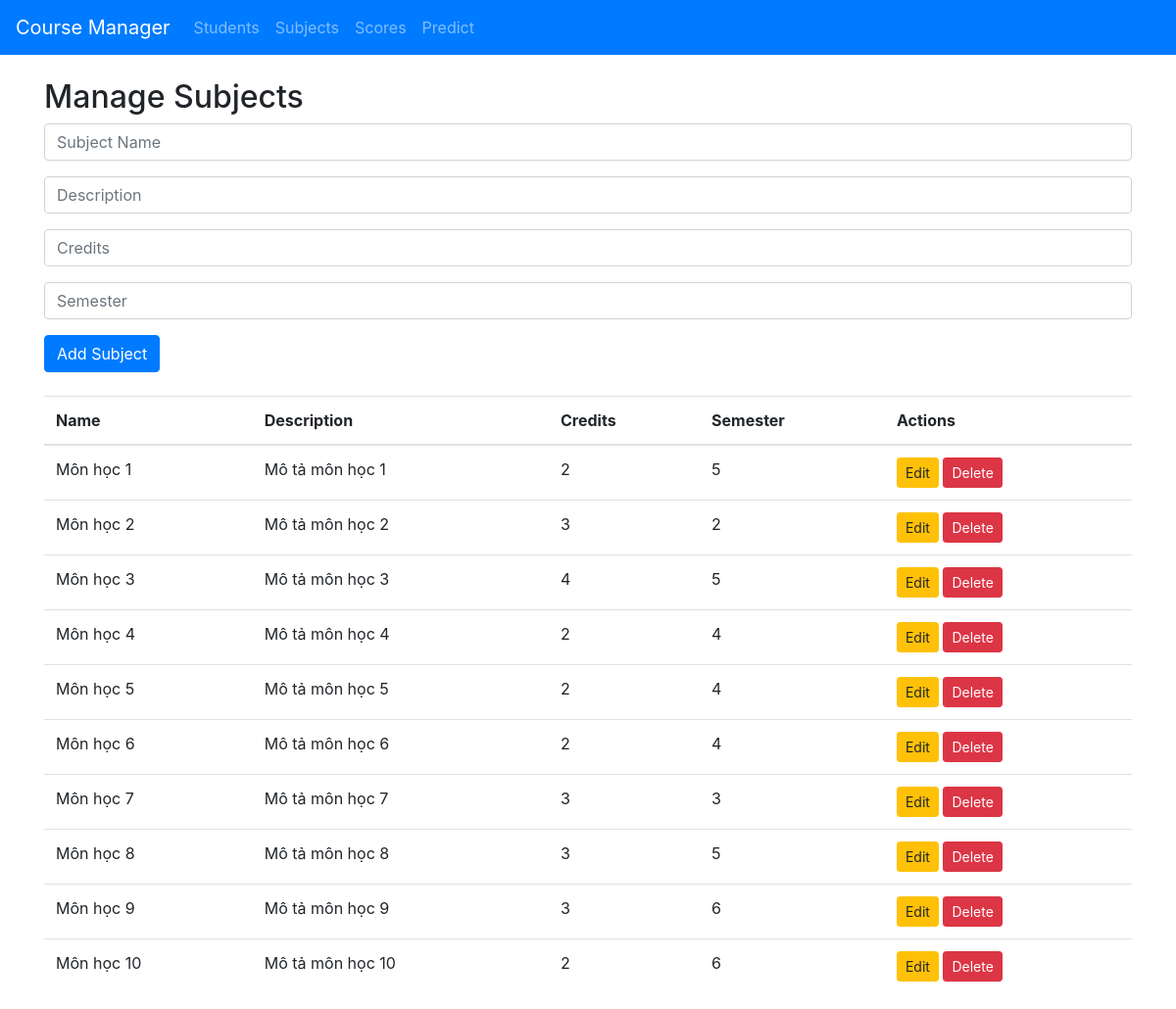
Page /subjects on the committed database.
### app/models.py (models this page shows)
class Subject(db.Model):
    id = db.Column(db.Integer, primary_key=True)
    name = db.Column(db.String(100), nullable=False)  # Tên môn học
    description = db.Column(db.Text)  # Mô tả môn học
    credit = db.Column(db.Integer, nullable=False)  # Số tín chỉ
    semester = db.Column(db.Integer)  # Học kỳ
    scores = db.relationship('Score', backref='subject', lazy=True)

### app/routes.py (the view, shortened to what this page needs)
@main.route('/subjects', methods=['GET', 'POST'])
def manage_subjects():
    subjects = Subject.query.all()
    return render_template('subject.html', subjects=subjects)

### app/templates/subject.html
{% extends "base.html" %}
{% block content %}
<h2>Manage Subjects</h2>
<form method="POST" class="mb-4">
    <div class="form-group">
        <input type="text" name="name" class="form-control" placeholder="Subject Name" required>
    </div>
    <div class="form-group">
        <input type="text" name="description" class="form-control" placeholder="Description">
    </div>
    <div class="form-group">
        <input type="number" name="credit" class="form-control" placeholder="Credits" required>
    </div>
    <div class="form-group">
        <input type="number" name="semester" class="form-control" placeholder="Semester" required>
    </div>
    <button type="submit" class="btn btn-primary">Add Subject</button>
</form>
<table class="table">
    <thead>
        <tr>
            <th>Name</th>
            <th>Description</th>
            <th>Credits</th>
            <th>Semester</th>
            <th>Actions</th>
        </tr>
    </thead>
    <tbody>
        {% for subject in subjects %}
        <tr>
            <td>{{ subject.name }}</td>
            <td>{{ subject.description }}</td>
            <td>{{ subject.credit }}</td>
            <td>{{ subject.semester }}</td>
            <td>
                <a href="/subjects/edit/{{ subject.id }}" class="btn btn-warning btn-sm">Edit</a>
                <form method="POST" action="/subjects/delete/{{ subject.id }}" style="display:inline;">
                    <button type="submit" class="btn btn-danger btn-sm">Delete</button>
                </form>
            </td>
        </tr>
        {% endfor %}
    </tbody>
</table>
{% endblock %}

### app/templates/base.html (shortened to what this page needs)
<!DOCTYPE html>
<html lang="en">
<head>
    <link rel="stylesheet" href="https://stackpath.bootstrapcdn.com/bootstrap/4.5.2/css/bootstrap.min.css">
</head>
<body>
    <nav class="navbar navbar-expand-lg navbar-dark bg-primary">
        <a class="navbar-brand" href="/">Course Manager</a>
        <div class="collapse navbar-collapse" id="navbarNav">
            <ul class="navbar-nav">
                <li class="nav-item"><a class="nav-link" href="/students">Students</a></li>
                <li class="nav-item"><a class="nav-link" href="/subjects">Subjects</a></li>
                <li class="nav-item"><a class="nav-link" href="/scores">Scores</a></li>
                <li class="nav-item"><a class="nav-link" href="/predict">Predict</a></li>
            </ul>
        </div>
    </nav>
    <div class="container mt-4">
        {% block content %}{% endblock %}
    </div>
</body>
</html>

### rows in the picture
Subject: name "Môn học 1", description "Mô tả môn học 1", credit "2", semester "5"
Subject: name "Môn học 2", description "Mô tả môn học 2", credit "3", semester "2"
Subject: name "Môn học 3", description "Mô tả môn học 3", credit "4", semester "5"
Subject: name "Môn học 4", description "Mô tả môn học 4", credit "2", semester "4"
Subject: name "Môn học 5", description "Mô tả môn học 5", credit "2", semester "4"
Subject: name "Môn học 6", description "Mô tả môn học 6", credit "2", semester "4"
Subject: name "Môn học 7", description "Mô tả môn học 7", credit "3", semester "3"
Subject: name "Môn học 8", description "Mô tả môn học 8", credit "3", semester "5"
Subject: name "Môn học 9", description "Mô tả môn học 9", credit "3", semester "6"
Subject: name "Môn học 10", description "Mô tả môn học 10", credit "2", semester "6"
